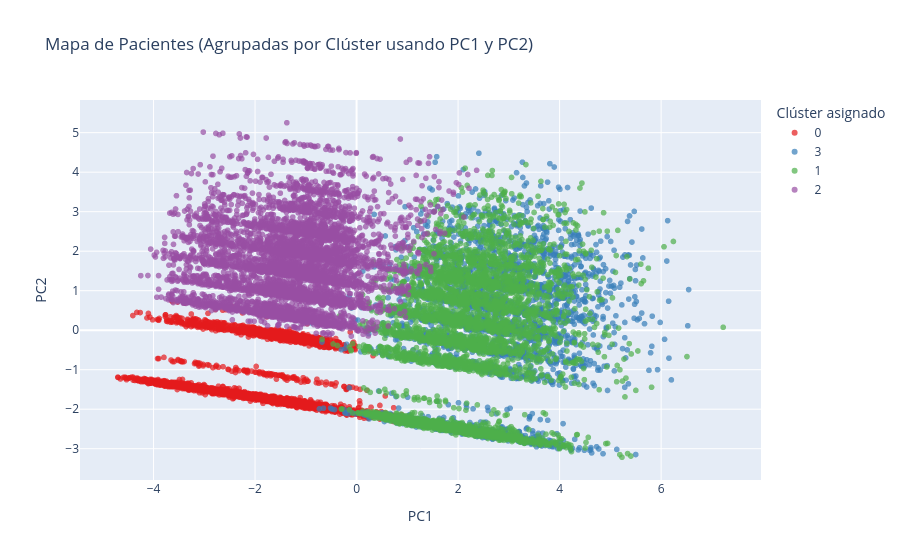

Notebook code for this chart:
### Code cell
# -------------------------------------------------------------------------
# ENTRENAMIENTO DEL MODELO Y VISUALIZACIÓN DE CLÚSTERES
# -------------------------------------------------------------------------
import plotly.express as px
from sklearn.cluster import KMeans

# 1. Entrenar el modelo final con K=4 usando los 12 componentes PCA
kmeans_final = KMeans(n_clusters=4, random_state=42, n_init=10)
# Ajustamos usando solo las columnas PC (ignorando si la columna Cluster ya existe)
columnas_pca = [f"PC{i+1}" for i in range(12)]
df_cluster['Cluster'] = kmeans_final.fit_predict(df_cluster[columnas_pca])

# 2. Le pegamos la etiqueta del clúster al dataset original para poder interpretarlo
df_perfilado['Cluster'] = df_cluster['Cluster'].astype(str)

# 3. GRAFICAR: Usamos PC1 y PC2 para visualizar los grupos de forma comprensible
fig_pca = px.scatter(
    df_cluster, 
    x='PC1', 
    y='PC2', 
    color=df_cluster['Cluster'].astype(str),
    title="Mapa de Pacientes (Agrupadas por Clúster usando PC1 y PC2)",
    color_discrete_sequence=px.colors.qualitative.Set1,
    opacity=0.7,
    labels={'color': 'Clúster asignado'}
)
fig_pca.show()

# 4. PERFILADO: ¿Qué significa clínicamente cada Clúster?
# Seleccionamos las variables médicas más representativas para ver el promedio de cada grupo
variables_clinicas = [
    'age_years', 'bmi_initial', 'weight_gain', 
    'mean_arterial_pressure', 'previous_pregnancies'
]

# Calculamos el promedio de estas variables para cada clúster
perfiles = df_perfilado.groupby('Cluster')[variables_clinicas].mean().round(2)

print("PERFIL CLÍNICO PROMEDIO POR CLÚSTER:")
display(perfiles)

### Figure 1 — Plotly figure (JSON) as saved in the notebook; plotly's stock layout.template omitted (floating-point values rounded to 4 significant figures; data arrays with more than 128 entries replaced by an {"elided": "..."} marker saying what was removed)
{"data": [{"hovertemplate": "Clúster asignado=0<br>PC1=%{x}<br>PC2=%{y}<extra></extra>", "legendgroup": "0", "marker": {"color": "rgb(228,26,28)", "opacity": 0.7, "symbol": "circle"}, "mode": "markers", "name": "0", "showlegend": true, "type": "scattergl", "x": {"elided": "5632 float values"}, "xaxis": "x", "y": {"elided": "5632 float values"}, "yaxis": "y"}, {"hovertemplate": "Clúster asignado=3<br>PC1=%{x}<br>PC2=%{y}<extra></extra>", "legendgroup": "3", "marker": {"color": "rgb(55,126,184)", "opacity": 0.7, "symbol": "circle"}, "mode": "markers", "name": "3", "showlegend": true, "type": "scattergl", "x": {"elided": "3502 float values"}, "xaxis": "x", "y": {"elided": "3502 float values"}, "yaxis": "y"}, {"hovertemplate": "Clúster asignado=1<br>PC1=%{x}<br>PC2=%{y}<extra></extra>", "legendgroup": "1", "marker": {"color": "rgb(77,175,74)", "opacity": 0.7, "symbol": "circle"}, "mode": "markers", "name": "1", "showlegend": true, "type": "scattergl", "x": {"elided": "4679 float values"}, "xaxis": "x", "y": {"elided": "4679 float values"}, "yaxis": "y"}, {"hovertemplate": "Clúster asignado=2<br>PC1=%{x}<br>PC2=%{y}<extra></extra>", "legendgroup": "2", "marker": {"color": "rgb(152,78,163)", "opacity": 0.7, "symbol": "circle"}, "mode": "markers", "name": "2", "showlegend": true, "type": "scattergl", "x": {"elided": "6187 float values"}, "xaxis": "x", "y": {"elided": "6187 float values"}, "yaxis": "y"}], "layout": {"legend": {"title": {"text": "Clúster asignado"}, "tracegroupgap": 0}, "title": {"text": "Mapa de Pacientes (Agrupadas por Clúster usando PC1 y PC2)"}, "xaxis": {"anchor": "y", "domain": [0, 1], "title": {"text": "PC1"}}, "yaxis": {"anchor": "x", "domain": [0, 1], "title": {"text": "PC2"}}}}
